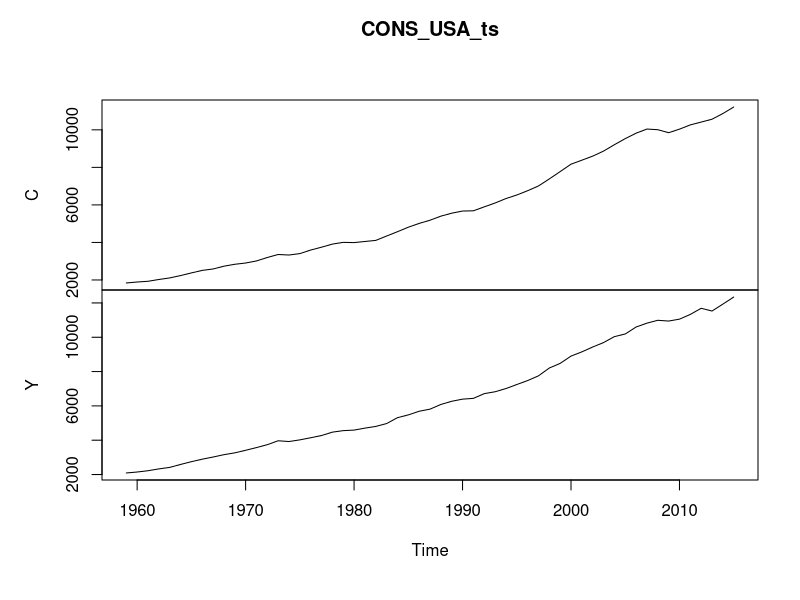
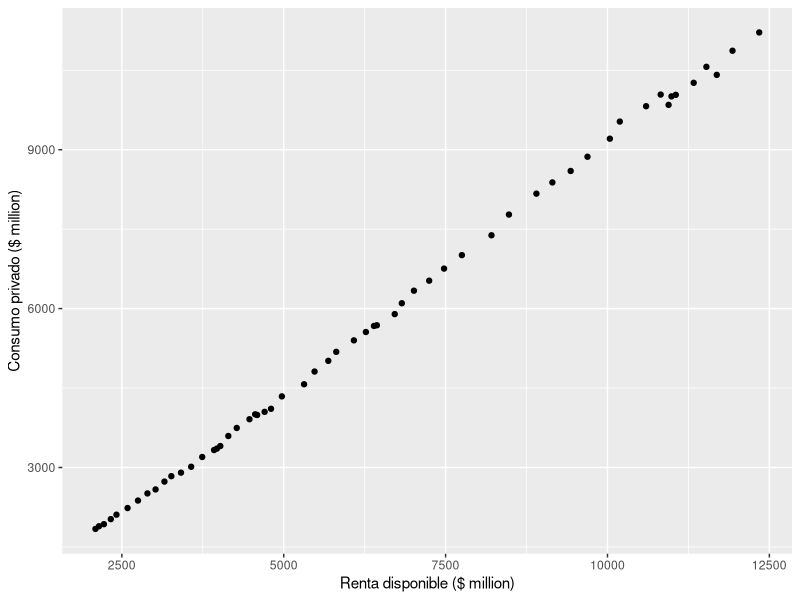
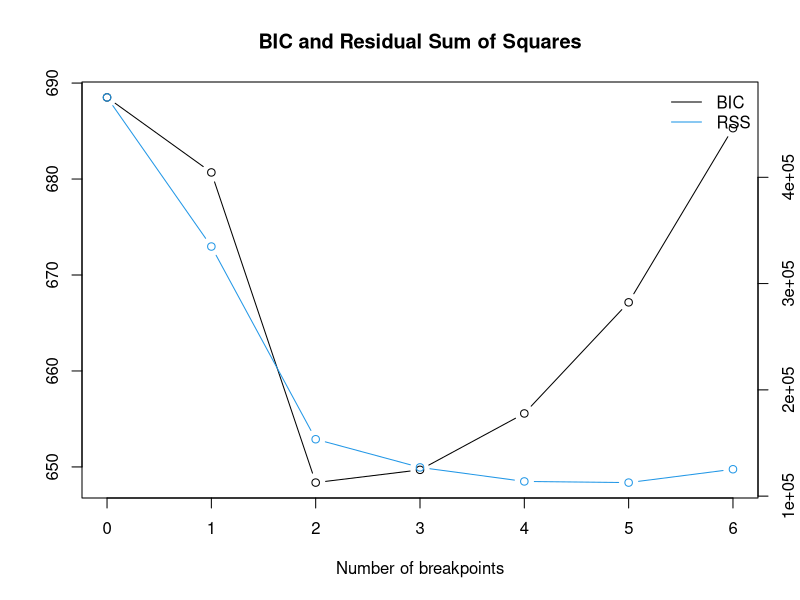

The R script that drew these images, in order:
library(tidyverse)
CONS_USA <- read_csv("CONS_USA.csv")
CONS_USA_ts <- ts(CONS_USA[,2:3], start=c(1959), end = c(2015))
plot.ts(CONS_USA_ts)
#
CONS_USA %>%
ggplot(aes(x = Y, y = C)) +
geom_point() +
ylab("Consumo privado ($ million)") + xlab("Renta disponible ($ million)")
#
KEYNES_model <- lm (C ~ Y, data = CONS_USA_ts)
summary(KEYNES_model)
#
library(strucchange)
bp.cons <- breakpoints(C ~ Y, data = CONS_USA_ts)
summary(bp.cons)
plot(bp.cons)
ci.cons <- confint(bp.cons)
ci.cons
lines(ci.cons)
#
